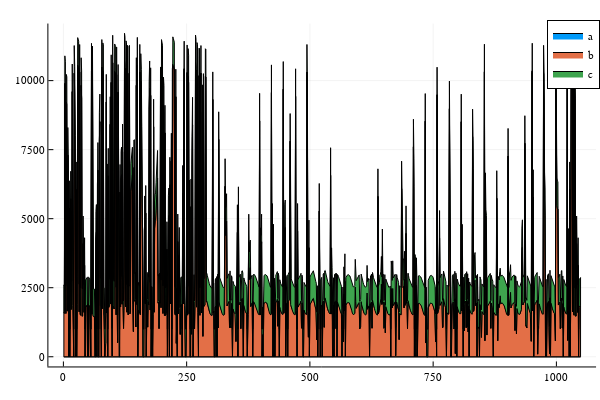

Source (notebook cell):
### Code cell
using Plots

@userplot StackedArea

# a simple "recipe" for Plots.jl to get stacked area plots
# usage: stackedarea(xvector, datamatrix, plotsoptions)
@recipe function f(pc::StackedArea)
    x, y = pc.args
    n = length(x)
    y = cumsum(y, dims=2)
    seriestype := :shape

    # create a filled polygon for each item
    for c=1:size(y,2)
        sx = vcat(x, reverse(x))
        sy = vcat(y[:,c], c==1 ? zeros(n) : reverse(y[:,c-1]))
        @series (sx, sy)
    end
end

a = X_gen_matrix[:,1]
b = X_gen_matrix[:,2]
c = X_gen_matrix[:,3]
sNames = ["a","b","c"]
x = nb_hours_ls

plotly()
stackedarea(x, [a b c], labels=reshape(sNames, (1,3)))
#genplot(x, X_D[:])

### Figure 1 — Plotly figure (JSON) as saved in the notebook; plotly's stock layout.template omitted (floating-point values rounded to 4 significant figures; data arrays with more than 128 entries replaced by an {"elided": "..."} marker saying what was removed)
{"data": [{"fill": "tozeroy", "fillcolor": "rgba(0, 154, 250, 1.000)", "legendgroup": "a", "line": {"color": "rgba(0, 0, 0, 1.000)", "dash": "solid", "width": 1}, "mode": "lines", "name": "a", "showlegend": true, "type": "scatter", "x": {"elided": "2099 int values"}, "xaxis": "x1", "y": {"elided": "2099 int values"}, "yaxis": "y1"}, {"fill": "tozeroy", "fillcolor": "rgba(227, 111, 71, 1.000)", "legendgroup": "b", "line": {"color": "rgba(0, 0, 0, 1.000)", "dash": "solid", "width": 1}, "mode": "lines", "name": "b", "showlegend": true, "type": "scatter", "x": {"elided": "2099 int values"}, "xaxis": "x1", "y": {"elided": "2099 float values"}, "yaxis": "y1"}, {"fill": "tozeroy", "fillcolor": "rgba(62, 164, 78, 1.000)", "legendgroup": "c", "line": {"color": "rgba(0, 0, 0, 1.000)", "dash": "solid", "width": 1}, "mode": "lines", "name": "c", "showlegend": true, "type": "scatter", "x": {"elided": "2099 int values"}, "xaxis": "x1", "y": {"elided": "2099 float values"}, "yaxis": "y1"}], "layout": {"annotations": [], "height": 400, "legend": {"bgcolor": "rgba(255, 255, 255, 1.000)", "bordercolor": "rgba(0, 0, 0, 1.000)", "borderwidth": 1, "font": {"color": "rgba(0, 0, 0, 1.000)", "family": "sans-serif", "size": 11}, "title": {"font": {"color": "rgba(0, 0, 0, 1.000)", "family": "sans-serif", "size": 15}, "text": ""}, "tracegroupgap": 0, "traceorder": "normal", "x": 1, "xanchor": "auto", "y": 1, "yanchor": "auto"}, "margin": {"b": 20, "l": 0, "r": 0, "t": 20}, "paper_bgcolor": "rgba(255, 255, 255, 1.000)", "plot_bgcolor": "rgba(255, 255, 255, 1.000)", "showlegend": true, "width": 600, "xaxis": {"anchor": "y", "domain": [0.08064, 0.9934], "gridcolor": "rgba(0, 0, 0, 0.100)", "gridwidth": 0.5, "linecolor": "rgba(0, 0, 0, 1.000)", "mirror": false, "range": [-30.44, 1080.0], "showgrid": true, "showline": true, "showticklabels": true, "tickangle": 0, "tickcolor": "rgb(0, 0, 0)", "tickfont": {"color": "rgba(0, 0, 0, 1.000)", "family": "sans-serif", "size": 11}, "tickmode": "array", "ticks": "inside", "ticktext": ["0", "250", "500", "750", "1000"], "tickvals": [0, 250, 500, 750, 1000], "title": "", "titlefont": {"color": "rgba(0, 0, 0, 1.000)", "family": "sans-serif", "size": 15}, "type": "-", "visible": true, "zeroline": false, "zerolinecolor": "rgba(0, 0, 0, 1.000)"}, "yaxis": {"anchor": "x", "domain": [0.03762, 0.9902], "gridcolor": "rgba(0, 0, 0, 0.100)", "gridwidth": 0.5, "linecolor": "rgba(0, 0, 0, 1.000)", "mirror": false, "range": [-351.5, 12070.0], "showgrid": true, "showline": true, "showticklabels": true, "tickangle": 0, "tickcolor": "rgb(0, 0, 0)", "tickfont": {"color": "rgba(0, 0, 0, 1.000)", "family": "sans-serif", "size": 11}, "tickmode": "array", "ticks": "inside", "ticktext": ["0", "2500", "5000", "7500", "10000"], "tickvals": [0, 2500, 5000, 7500, 10000], "title": "", "titlefont": {"color": "rgba(0, 0, 0, 1.000)", "family": "sans-serif", "size": 15}, "type": "-", "visible": true, "zeroline": false, "zerolinecolor": "rgba(0, 0, 0, 1.000)"}}}
